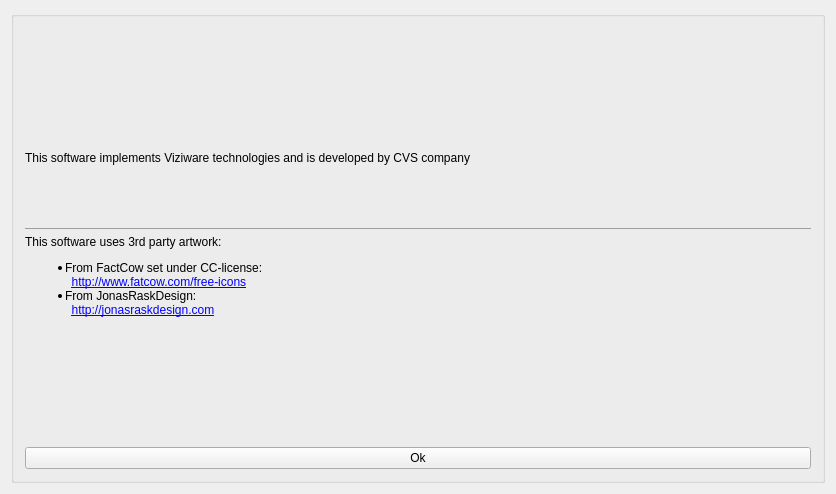
<?xml version="1.0" encoding="UTF-8"?>
<ui version="4.0">
 <class>AboutDialogClass</class>
 <widget class="QWidget" name="AboutDialogClass">
  <property name="geometry">
   <rect>
    <x>0</x>
    <y>0</y>
    <width>836</width>
    <height>494</height>
   </rect>
  </property>
  <property name="windowTitle">
   <string>AboutDialog</string>
  </property>
  <property name="windowIcon">
   <iconset resource="../../resources/main.qrc">
    <normaloff>:/new/logos/cvs24x24.png</normaloff>:/new/logos/cvs24x24.png</iconset>
  </property>
  <layout class="QGridLayout" name="gridLayout">
   <item row="0" column="0">
    <widget class="QGroupBox" name="groupBox">
     <layout class="QGridLayout" name="gridLayout_2">
      <item row="0" column="0">
       <widget class="QLabel" name="label">
        <property name="sizePolicy">
         <sizepolicy hsizetype="Minimum" vsizetype="Minimum">
          <horstretch>0</horstretch>
          <verstretch>0</verstretch>
         </sizepolicy>
        </property>
        <property name="text">
         <string>&lt;!DOCTYPE HTML PUBLIC &quot;-//W3C//DTD HTML 4.0//EN&quot; &quot;http://www.w3.org/TR/REC-html40/strict.dtd&quot;&gt;
&lt;html&gt;&lt;head&gt;&lt;meta name=&quot;qrichtext&quot; content=&quot;1&quot; /&gt;&lt;style type=&quot;text/css&quot;&gt;
p, li { white-space: pre-wrap; }
&lt;/style&gt;&lt;/head&gt;&lt;body style=&quot; font-family:'Ubuntu'; font-size:9pt; font-weight:400; font-style:normal;&quot;&gt;
&lt;table border=&quot;0&quot; style=&quot;-qt-table-type: root; margin-top:4px; margin-bottom:4px; margin-left:4px; margin-right:4px;&quot;&gt;
&lt;tr&gt;
&lt;td style=&quot;border: none;&quot;&gt;
&lt;p style=&quot; margin-top:0px; margin-bottom:0px; margin-left:0px; margin-right:0px; -qt-block-indent:0; text-indent:0px;&quot;&gt;This software implements Viziware technologies and is developed by CVS company&lt;/p&gt;
&lt;p style=&quot;-qt-paragraph-type:empty; margin-top:0px; margin-bottom:0px; margin-left:0px; margin-right:0px; -qt-block-indent:0; text-indent:0px;&quot;&gt;&lt;/p&gt;
&lt;p style=&quot; margin-top:0px; margin-bottom:0px; margin-left:0px; margin-right:0px; -qt-block-indent:0; text-indent:0px;&quot;&gt;&lt;img src=&quot;:/new/logos/cvs_mid.png&quot; /&gt;&lt;img src=&quot;:/new/logos/viziware_grey.png&quot; /&gt;&lt;/p&gt;
&lt;p style=&quot;-qt-paragraph-type:empty; margin-top:0px; margin-bottom:0px; margin-left:0px; margin-right:0px; -qt-block-indent:0; text-indent:0px;&quot;&gt;&lt;/p&gt;
&lt;p style=&quot;-qt-paragraph-type:empty; margin-top:0px; margin-bottom:0px; margin-left:0px; margin-right:0px; -qt-block-indent:0; text-indent:0px;&quot;&gt;&lt;/p&gt;
&lt;hr /&gt;
&lt;p style=&quot; margin-top:0px; margin-bottom:0px; margin-left:0px; margin-right:0px; -qt-block-indent:0; text-indent:0px;&quot;&gt;This software uses 3rd party artwork: &lt;/p&gt;
&lt;ul style=&quot;margin-top: 0px; margin-bottom: 0px; margin-left: 0px; margin-right: 0px; -qt-list-indent: 1;&quot;&gt;&lt;li style=&quot; margin-top:12px; margin-bottom:0px; margin-left:0px; margin-right:0px; -qt-block-indent:0; text-indent:0px;&quot;&gt;From FactCow set under CC-license: &lt;br /&gt;  &lt;a href=&quot;http://www.fatcow.com/free-icons&quot;&gt;&lt;span style=&quot; text-decoration: underline; color:#0000ff;&quot;&gt;http://www.fatcow.com/free-icons&lt;/span&gt;&lt;/a&gt;&lt;/li&gt;
&lt;li style=&quot; margin-top:0px; margin-bottom:12px; margin-left:0px; margin-right:0px; -qt-block-indent:0; text-indent:0px;&quot;&gt;From JonasRaskDesign:                        &lt;br /&gt;  &lt;a href=&quot;http://jonasraskdesign.com&quot;&gt;&lt;span style=&quot; text-decoration: underline; color:#0000ff;&quot;&gt;http://jonasraskdesign.com&lt;/span&gt;&lt;/a&gt;&lt;/li&gt;&lt;/ul&gt;&lt;/td&gt;&lt;/tr&gt;&lt;/table&gt;&lt;/body&gt;&lt;/html&gt;</string>
        </property>
       </widget>
      </item>
      <item row="1" column="0">
       <widget class="QPushButton" name="okButton">
        <property name="text">
         <string>Ok</string>
        </property>
       </widget>
      </item>
     </layout>
    </widget>
   </item>
  </layout>
 </widget>
 <layoutdefault spacing="6" margin="11"/>
 <resources>
  <include location="../../resources/main.qrc"/>
 </resources>
 <connections>
  <connection>
   <sender>okButton</sender>
   <signal>released()</signal>
   <receiver>AboutDialogClass</receiver>
   <slot>close()</slot>
   <hints>
    <hint type="sourcelabel">
     <x>167</x>
     <y>254</y>
    </hint>
    <hint type="destinationlabel">
     <x>465</x>
     <y>273</y>
    </hint>
   </hints>
  </connection>
 </connections>
</ui>
